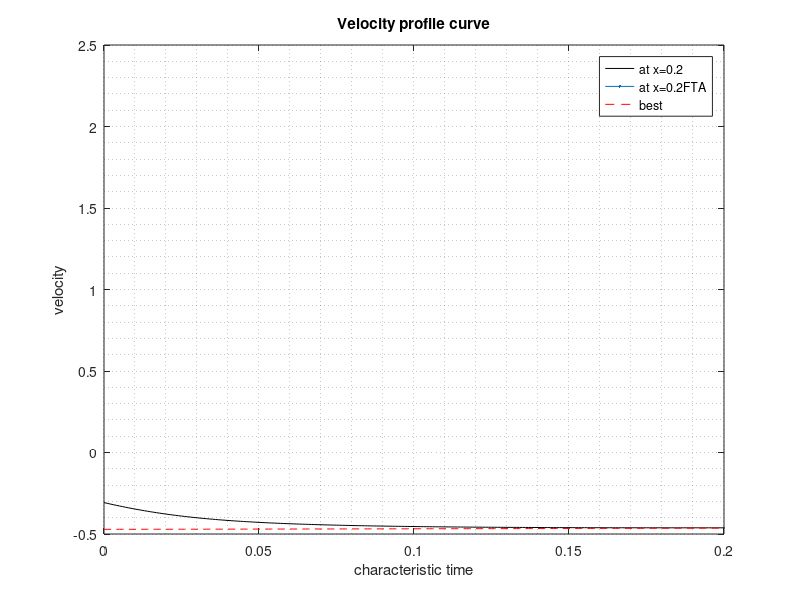

Source code (MATLAB):

Ds=10^(-9);
Dp=10^(-12);
mob=-10^(-10);
l=[pi/2 3*pi/2 5*pi/2];
L=10^(-4);
beta=0.01;
b=2./l;

t=linspace(0,10,10001);
x=[0.2  0.5 1];
t_scale1= exp(-1.*(l(1).^2).*t);
t_scale2= exp(-1.*(l(2).^2).*t);
 t_scale3=exp(-1.*(l(3).^2).*t);
 dcdx=(l(1).*(1-beta).*b(1)*cos(l(1).*x(1)).*t_scale1 );
vp_1=mob.*(l(1).*(1-beta).*b(1)*cos(l(1).*x(1)).*t_scale1 +l(2).*(1-beta).*b(2)*cos(l(2).*x(1)).*t_scale2 +l(3).*(1-beta).*b(3)*cos(l(3).*x(1)).*t_scale3)./(Ds*(beta +(1-beta).*(b(1)*sin(l(1).*x(1)).*t_scale1 +b(2).*sin(l(2).*x(1)).*t_scale2+b(3)*sin(l(3).*x(1)).*t_scale3)));
vp_1FTA=mob.*(l(1).*(1-beta).*b(1)*cos(l(1).*x(1)).*t_scale1)./(Ds*(beta +(1-beta).*(b(1)*sin(l(1).*x(1)).*t_scale1)));


figure
 plot(t,vp_1,'k',linewidth=2.5);
hold on
plot(t,vp_1FTA,'--r',linewidth=2.5);
xlim([0,0.2]);

legend ('at x=0.2','at x=0.2FTA',Location='best');%CHANGE THE TIME SCALE TITLE
xlabel('characteristic time');
ylabel('velocity')
grid minor
title('Velocity profile curve');